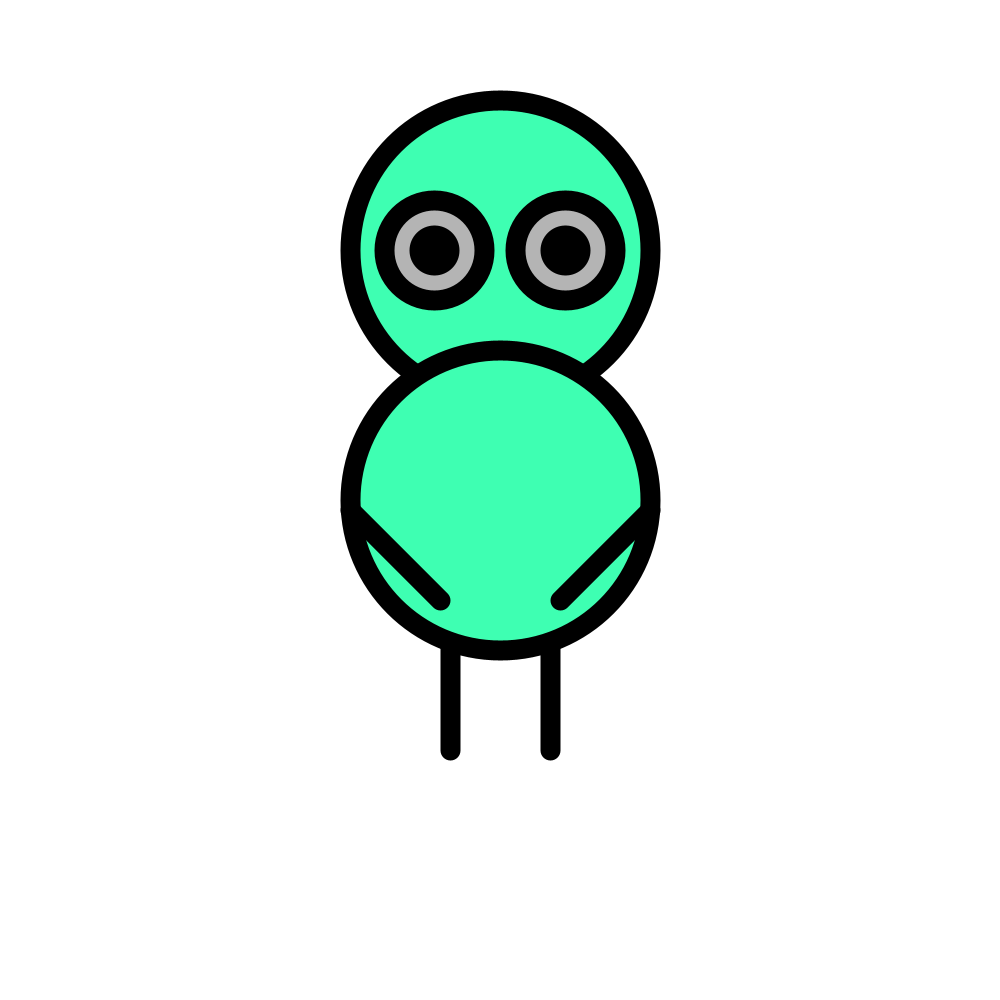
Frame 1 (no input)
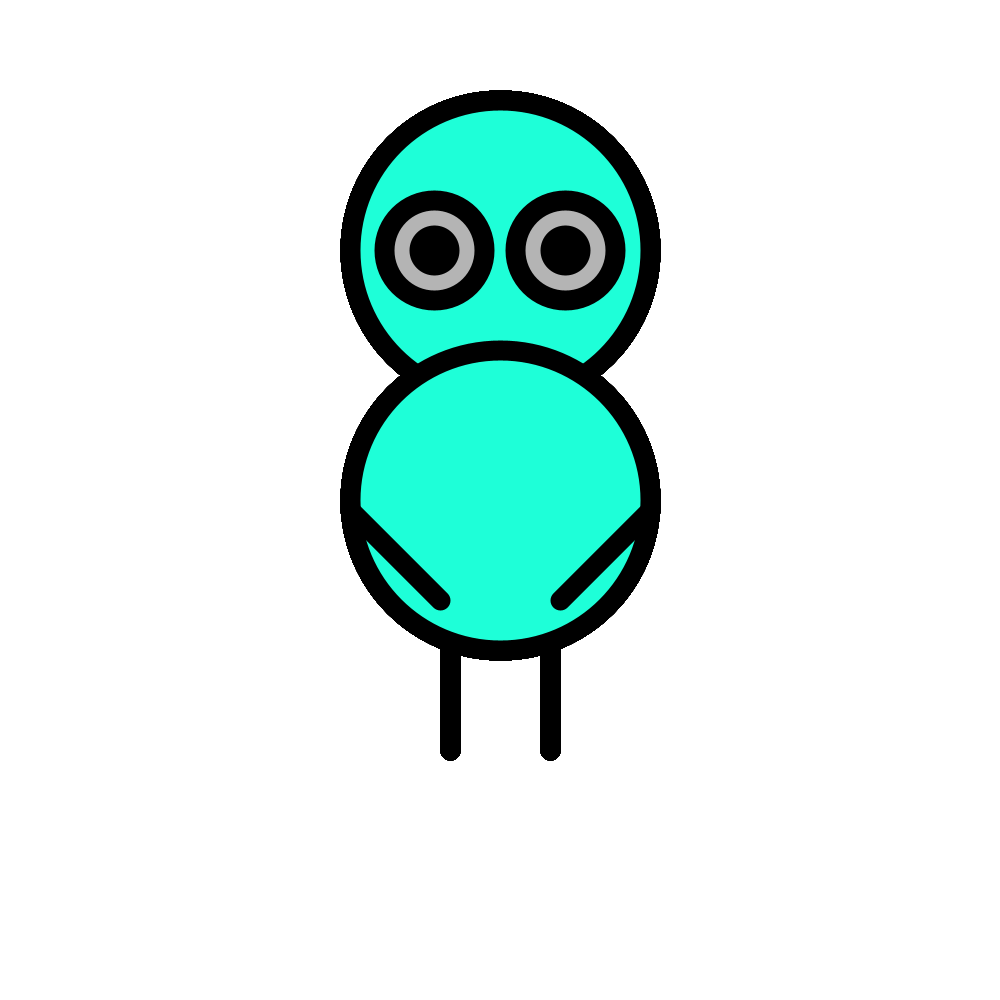
Frame 60 (the mouse pressed at the canvas centre just before this capture)
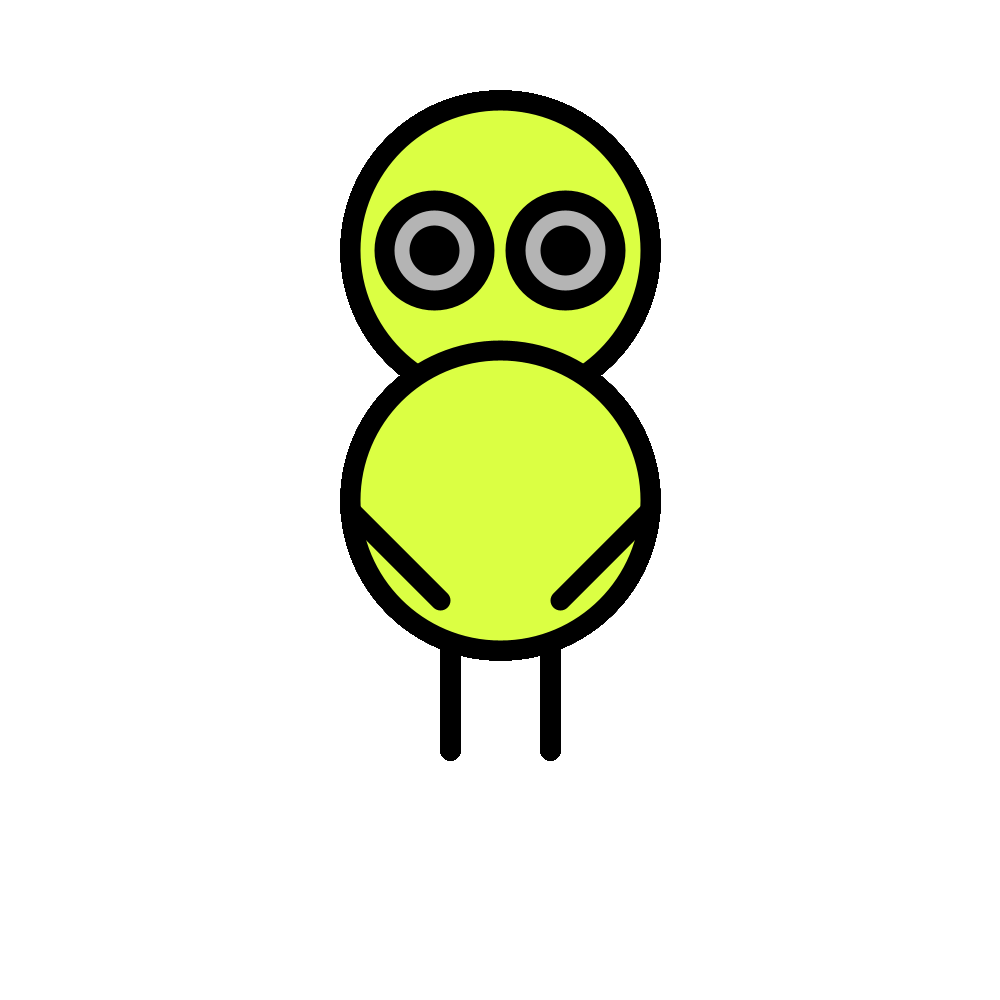
Frame 120 (the mouse held since frame 60 and released just before this capture)

The Processing sketch that drew these frames (run headless with seeded random() and noise(); from frame 60 on, the mouse is pressed at the canvas centre):

// Processing sketch: week5_assignment
// ── week5_assignment.pde
//alien boy bee boop bop

float c1;
float c2;
int personSize = 300;
void setup (){
  size (1000,1000);
  background (255);
  noFill();
  colorMode (HSB, 360,100,100);
}

void draw (){
  for (int i = 0; i < 1; i++){
    person(width/2, height/2, personSize);  
  }
  
}

void person (float x, float y, float size){
  
  color c1 = color (random(360),100,100);
  color c2 = color (360,random(100),100);
  color bodyColor = lerpColor(c1,c2,.33);
  
  strokeWeight (20);
  //head
  fill (bodyColor);
  ellipse (x,y/2, size, size);
  
  //body
  fill (bodyColor);
  ellipse (x,y,size,size);

  //right leg
  beginShape();
  vertex(x + size/6, y + size/2.1);
  vertex(x + size/6, y + size/1.2);
  endShape();
  
  //left leg
  beginShape();
  vertex(x - size/6, y + size/2.1);
  vertex(x - size/6, y + size/1.2);
  endShape();
  
  //left arm
  beginShape();
  vertex(x - size/2, y + size/30);
  vertex(x - size/5, y + size/3);  
  endShape();
  
  //right arm
  beginShape();
  vertex(x + size/2, y + size/30);
  vertex(x + size/5, y + size/3);  
  endShape();
  
  //eyes
  fill(255);
  ellipse (x/1.15, y/2 , size/3, size/3);
  ellipse (x*1.13, y/2 , size/3, size/3);

  //pupils
  fill(0);
  ellipse (x/1.15, y/2 , size/10, size/10);
  ellipse (x*1.13, y/2 , size/10, size/10);
  
}
